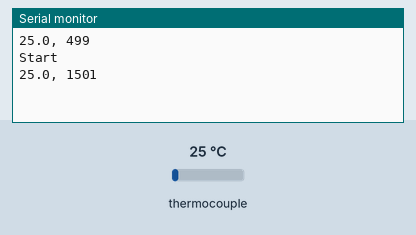
This sketch was run on a simulated Arduino Uno, built with avr-gcc and run on an emulated ATmega328P. Shown: the last lines printed to the serial monitor. Inputs (shaded band) come from the test bench; at power-on: thermocouple 25 °C.

Above: at 1.7 s.
1.8 s: thermocouple set to 6 °C
At 3.1 s:
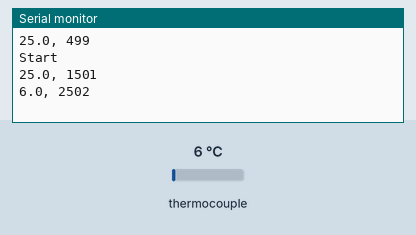
3.3 s: thermocouple set to 75 °C
At 4.0 s:
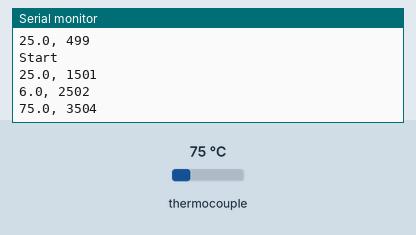
Timing chart, 0 to 6.3 s (numbered marks = the images above; inputs shaded):
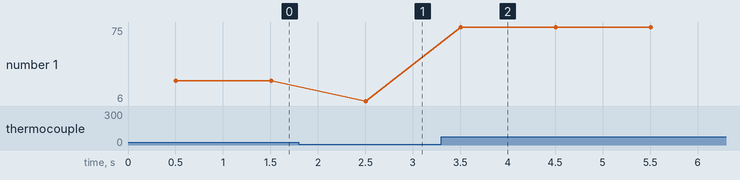

The sketch:

bluetoothReceiver.ino
```cpp
#include <SPI.h>
#include <Adafruit_MAX31855.h>


#define DO 2
#define CS 3
#define CLK 4

Adafruit_MAX31855 thermocouple(CLK, CS, DO);
long start_time;
String value;
int start, stop_flag;

void setup() {
  Serial.begin(9600);
  start_time = millis();
  start = 0;
  stop_flag = 0;
  delay(500);
}

void loop() {
  int current_time = millis();
  float temperature = thermocouple.readCelsius();
  value = floatPrint(temperature) + ", "+ String(millis() - start_time);
  if ((current_time - start_time) > 1000 && start == 0) {
    Serial.println("Start");
    start = 1;
  }
  if ((current_time - start_time) >10000 && stop_flag == 0){
    Serial.println("Stop");
    stop_flag = 1;
  }
  Serial.println(value);
  delay(1000);
}


String floatPrint(float x){
  int intp = x;
  int fracp = (x - intp) * 1000;
  if(fracp < 0){
    fracp = -1 * fracp;
  }
  return (String(intp) + "." + String(fracp));
}
```

Measured:
- after the input at 1.8 s, the serial monitor: prints a new line after 0.70 s (image 1)
- after the input at 3.3 s, the serial monitor: prints a new line after 0.21 s (image 2)
- plotted number 1: 25 → 6 after the input at 1.8 s, 6 → 75 after the input at 3.3 s
